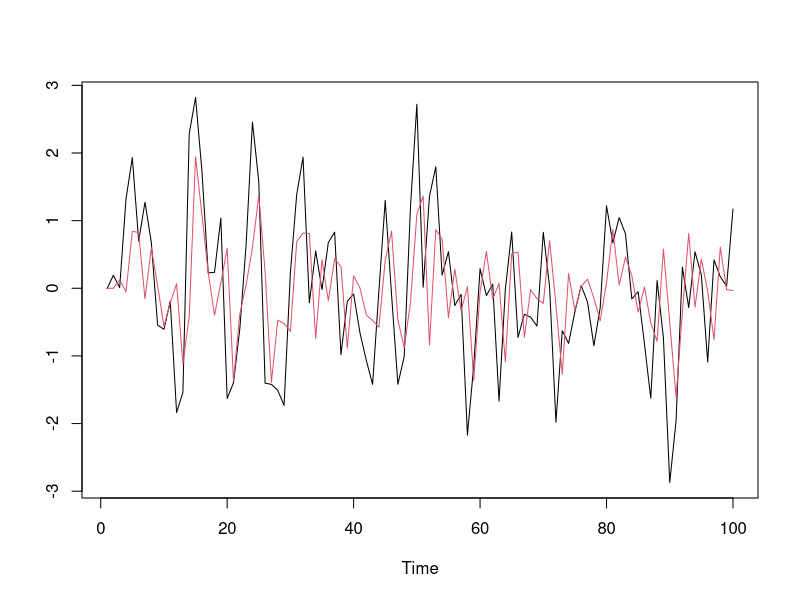

This chart was generated by the following R code:
## ---- chunk 1
knitr::opts_knit$set(root.dir = 'C:/Users/neide/Documents/GitHub/BEwebinar/Data')
## ---- chunk 2
set.seed(777)
n <- 100
z <- rnorm(n+1)		# Gaussian input
theta <- .8
x <- z[-1] + theta*z[-(n+1)]
xhat <- rep(0,n)
phi1 <- (1+theta^2)*theta/(1+theta^2+theta^4)
phi2 <- -theta^2/(1+theta^2+theta^4)
for(t in 3:n)
{
  xhat[t] <- phi1*x[t-1] + phi2*x[t-2]
}
plot(ts(x),xlab="Time",ylab="",main="")
lines(ts(xhat),col=2)
